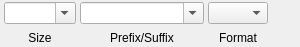
<?xml version="1.0" encoding="UTF-8"?>
<ui version="4.0">
 <class>propertyExportLevel</class>
 <widget class="QWidget" name="propertyExportLevel">
  <property name="geometry">
   <rect>
    <x>0</x>
    <y>0</y>
    <width>300</width>
    <height>47</height>
   </rect>
  </property>
  <property name="sizePolicy">
   <sizepolicy hsizetype="MinimumExpanding" vsizetype="Preferred">
    <horstretch>0</horstretch>
    <verstretch>0</verstretch>
   </sizepolicy>
  </property>
  <property name="maximumSize">
   <size>
    <width>300</width>
    <height>16777215</height>
   </size>
  </property>
  <property name="windowTitle">
   <string>Form</string>
  </property>
  <layout class="QHBoxLayout" name="horizontalLayout">
   <property name="spacing">
    <number>4</number>
   </property>
   <property name="leftMargin">
    <number>4</number>
   </property>
   <property name="topMargin">
    <number>2</number>
   </property>
   <property name="rightMargin">
    <number>4</number>
   </property>
   <property name="bottomMargin">
    <number>2</number>
   </property>
   <item>
    <layout class="QVBoxLayout" name="verticalLayout">
     <property name="spacing">
      <number>1</number>
     </property>
     <item>
      <widget class="QComboBox" name="comboSize">
       <property name="sizePolicy">
        <sizepolicy hsizetype="Minimum" vsizetype="Fixed">
         <horstretch>0</horstretch>
         <verstretch>0</verstretch>
        </sizepolicy>
       </property>
       <property name="editable">
        <bool>true</bool>
       </property>
      </widget>
     </item>
     <item>
      <widget class="QLabel" name="label">
       <property name="font">
        <font>
         <pointsize>9</pointsize>
        </font>
       </property>
       <property name="text">
        <string>Size</string>
       </property>
       <property name="alignment">
        <set>Qt::AlignBottom|Qt::AlignHCenter</set>
       </property>
      </widget>
     </item>
    </layout>
   </item>
   <item>
    <layout class="QVBoxLayout" name="verticalLayout_2">
     <property name="spacing">
      <number>1</number>
     </property>
     <item>
      <widget class="QComboBox" name="comboPath">
       <property name="sizePolicy">
        <sizepolicy hsizetype="MinimumExpanding" vsizetype="Fixed">
         <horstretch>0</horstretch>
         <verstretch>0</verstretch>
        </sizepolicy>
       </property>
       <property name="editable">
        <bool>true</bool>
       </property>
      </widget>
     </item>
     <item>
      <widget class="QLabel" name="label_3">
       <property name="font">
        <font>
         <pointsize>9</pointsize>
        </font>
       </property>
       <property name="text">
        <string>Prefix/Suffix</string>
       </property>
       <property name="alignment">
        <set>Qt::AlignBottom|Qt::AlignHCenter</set>
       </property>
      </widget>
     </item>
    </layout>
   </item>
   <item>
    <layout class="QVBoxLayout" name="verticalLayout_3">
     <property name="spacing">
      <number>1</number>
     </property>
     <item>
      <widget class="QComboBox" name="comboFormat">
       <property name="sizePolicy">
        <sizepolicy hsizetype="Fixed" vsizetype="Fixed">
         <horstretch>0</horstretch>
         <verstretch>0</verstretch>
        </sizepolicy>
       </property>
       <property name="maximumSize">
        <size>
         <width>60</width>
         <height>16777215</height>
        </size>
       </property>
      </widget>
     </item>
     <item>
      <widget class="QLabel" name="label_4">
       <property name="font">
        <font>
         <pointsize>9</pointsize>
        </font>
       </property>
       <property name="text">
        <string>Format</string>
       </property>
       <property name="alignment">
        <set>Qt::AlignBottom|Qt::AlignHCenter</set>
       </property>
      </widget>
     </item>
    </layout>
   </item>
   <item>
    <layout class="QVBoxLayout" name="verticalLayout_4">
     <property name="spacing">
      <number>1</number>
     </property>
     <item>
      <widget class="QToolButton" name="btnDelete">
       <property name="text">
        <string/>
       </property>
       <property name="icon">
        <iconset resource="../../resources/icons/icons.qrc">
         <normaloff>:/icons/dark/close.svg</normaloff>:/icons/dark/close.svg</iconset>
       </property>
       <property name="checkable">
        <bool>false</bool>
       </property>
       <property name="autoRaise">
        <bool>true</bool>
       </property>
      </widget>
     </item>
     <item>
      <spacer name="verticalSpacer">
       <property name="orientation">
        <enum>Qt::Vertical</enum>
       </property>
       <property name="sizeType">
        <enum>QSizePolicy::MinimumExpanding</enum>
       </property>
       <property name="sizeHint" stdset="0">
        <size>
         <width>20</width>
         <height>10</height>
        </size>
       </property>
      </spacer>
     </item>
    </layout>
   </item>
  </layout>
 </widget>
 <resources>
  <include location="../../resources/icons/icons.qrc"/>
 </resources>
 <connections/>
</ui>
